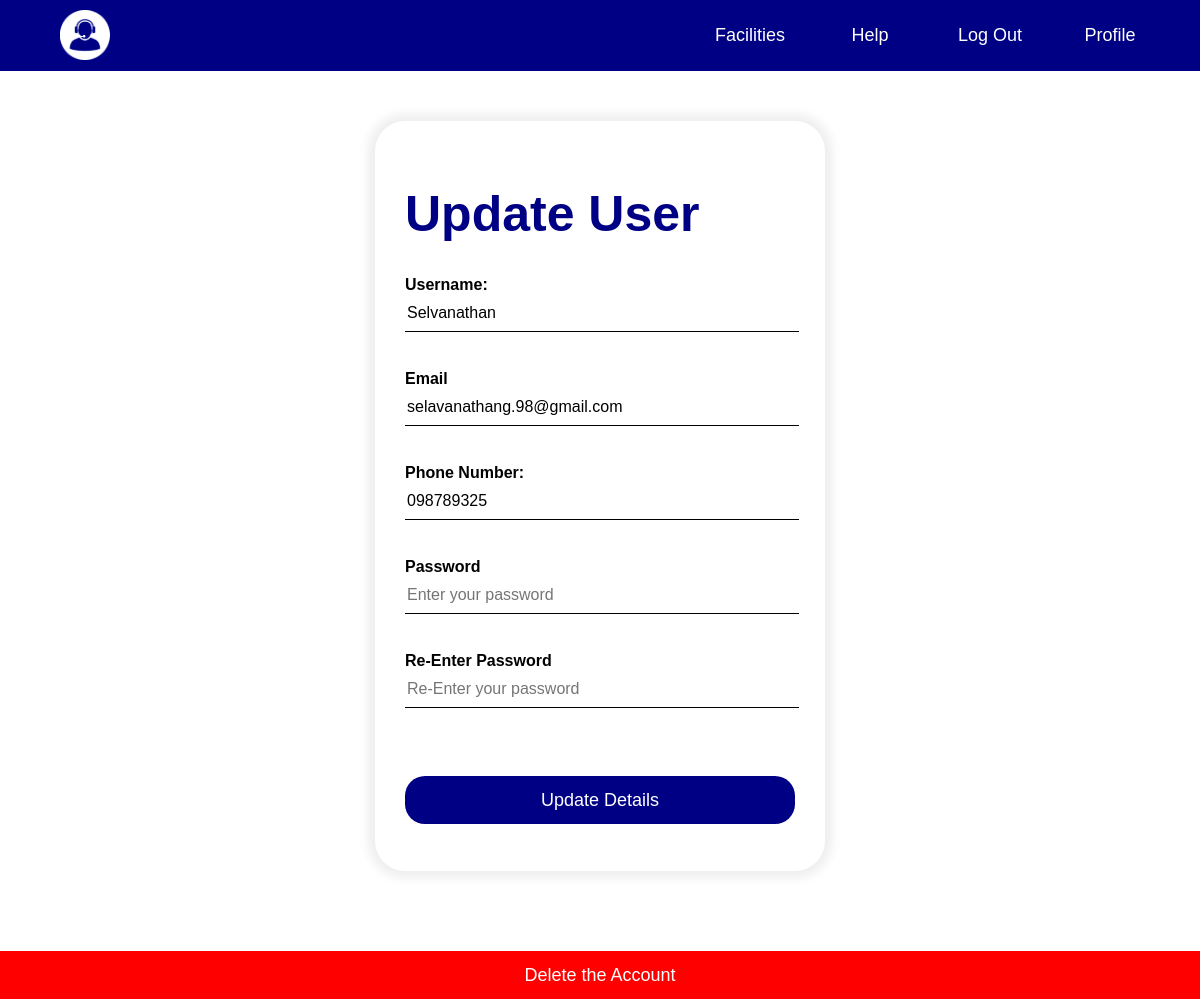
/profile/updateuser.php?usersId=4 (signed in), run on the app's committed database.
### tables this page shows
CREATE TABLE `users` (
  `usersId` int(11) NOT NULL,
  `usersName` varchar(128) NOT NULL,
  `usersEmail` varchar(128) NOT NULL,
  `usersPhone` varchar(128) NOT NULL,
  `usersPwd` varchar(128) NOT NULL
);

### includes/functions.inc.php (called while the page is built, shortened)
<?php
    function updateGet($conn){
      if(isset($_GET['usersId']) && is_numeric($_GET['usersId'])){
        $usersId = $_GET['usersId'];
        $sql = "SELECT usersId, usersName, usersEmail, usersPhone FROM users WHERE usersId='$usersId';";
        $get_usersId = mysqli_query($conn, $sql);
        if(mysqli_num_rows($get_usersId) == 1){
          $row = mysqli_fetch_assoc($get_usersId);
          return($row);
        }
      }
    }

### profile/updateuser.php (the view, shortened to what this page needs)
<?php
  require_once('../includes/dbh.inc.php');
  require_once('../includes/functions.inc.php');
  $row = updateGet($conn);
?>
<!DOCTYPE html>
<html lang="en">
<head>
  <link rel="stylesheet" href="style.css">
</head>
<body>
<nav>
    <ul>
    <?php
        if(isset($_SESSION["usersId"])){
          echo "<li><a href='../profile/profile.php'>Profile</a></li>";
          echo "<li><a href='../includes/logout.inc.php'>Log Out</a></li>";
        }
      else{
        echo "<li><a href='../login/login.php'>Login</a></li>";
        echo "<li><a href='../register/register.php'>Signup</a></li>";
      }
      ?>
      <li><a href="../faq/faq.php">Help</a></li>
      <li><a href="../support/support.php">Facilities</a></li>
      <div id="logo">
        <a href="profile.php">
          <img src="logo-nav.png" width="50px">
        </a>
    </ul>
  </nav>
  <div class="update-user">
  <h1>Update User</h1>
  <form action="../includes/updateuserprofile.inc.php" name=myform method="post" >
    <label>Username:</label>
    <input type="text" name="uname" placeholder="Username" id="uname" value="<?php echo $row['usersName'];?>" readonly>
    <label>Email </label>
    <input type="text" name="email" placeholder="Email" id="email" value="<?php echo $row['usersEmail'];?>"></br></br>
    <label>Phone Number: </label>
    <input type="text" name="pnumber" placeholder="Phone number" id="pnumber" value="<?php echo $row['usersPhone'];?>"></br></br>
    <label>Password</label>
    <input type="password" placeholder="Enter your password" name="psw" id="psw"></br></br>
    <label>Re-Enter Password</label>
    <input type="password" placeholder="Re-Enter your password" name="repsw" id="repsw"></br></br>
    <button type="submit" name="submit">Update Details</button>
  </form>
</div>
<div class="del">
<button><a href="deleteuser.php?usersId=<?php echo $row['usersId'];?>">Delete the Account</a></button>
</div>
</body>
</html>

### profile/style.css (style rules this page uses)
body { margin:0; padding:0; background-color:white; background-attachment: fixed; background-size:cover; background-position: absolute; background-position:center; font-family: Helvetica, sans-serif; }
h1 { font-weight:bold; font-size: 50px; color:#000084; }
nav ul { list-style-type: none; margin: 0; padding: 0px 30px; overflow: hidden; background-color:#000084; }
nav li { float: right; }
#logo { float:left; padding-left:30px; padding-top:10px; }
nav li a { font-size:18px; min-width:80px; display: block; color: white; text-align: center; padding: 25px 20px; text-decoration: none; }
.update-user { width:450px; height:750px; padding:30px; margin-left:auto; margin-right:auto; margin-top: 50px; margin-bottom:50px; background:white; color:black; box-sizing: border-box; border-radius: 30px; box-shadow: 0px 0px 11px 7px rgba(0,0,0,0.07); }
.update-user label { margin:0; padding:0; font-weight:bold; font-size:16px; }
.update-user input[type="text"],input[type="password"],input[type="email"],input[type="tel"] { border:none; width:100%; margin-bottom:20px; border-bottom:1px solid black; background:transparent; outline:none; height:35px; color:black; font-size:16px; }
.update-user button { width:100%; margin-top:30px; border:none; outline:none; height:48px; background: #000084; color:#fff; font-size: 18px; border-radius:20px; }
.del button { width:100%; margin-top:30px; border:none; outline:none; height:48px; background: red; color:#fff; font-size: 18px; }
.del button a { color:white; text-decoration: none; }

### data on the page
users: uname "Selvanathan", email "selavanathang.98@gmail.com", pnumber "098789325"
